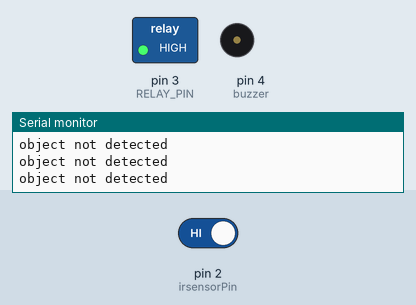
Recording of a sketch running on a simulated Arduino Uno, built with avr-gcc and run on an emulated ATmega328P. Shown: switched loads named in the sketch (green lamp = pin HIGH), buzzer (waves = sounding, pin HIGH), the last lines printed to the serial monitor. The test bench sets the inputs (shaded band); at power-on: pin 2 (irsensorPin) HIGH.

Above: at 1.2 s.
1.3 s: pin 2 (irsensorPin) driven LOW
At 3.7 s:
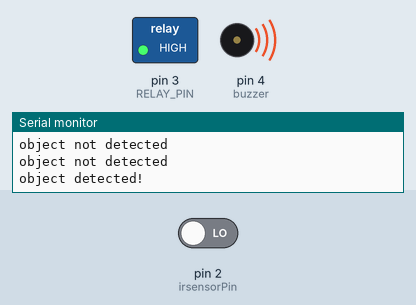
4.3 s: pin 2 (irsensorPin) driven HIGH
At 5.35 s:
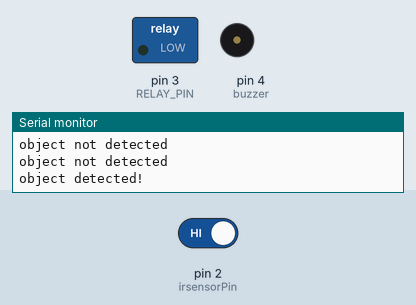
Timing chart, 0 to 7.3 s (numbered marks = the images above; inputs shaded):
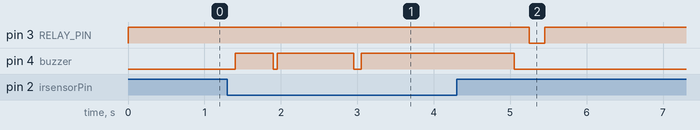

The sketch:

accdient_control_alarm.ino
```cpp
const int RELAY_PIN = 3;
const int irsensorPin = 2;
const int buzzer = 4;

void setup(){
  Serial.begin(9600);
  pinMode(irsensorPin, INPUT);
  pinMode(RELAY_PIN, OUTPUT);
  pinMode(buzzer, OUTPUT);
  }

  void loop(){
    int sensorvalue = digitalRead(irsensorPin);
    if(sensorvalue == LOW){

      Serial.println("object detected!");
      digitalWrite(buzzer, HIGH);
      delay(500);
      digitalWrite(buzzer, LOW);
      delay(50);
      digitalWrite(buzzer, HIGH);
      delay(1000);
      digitalWrite(buzzer, LOW);
      delay(100);
      digitalWrite(buzzer, HIGH);
      delay(2000);
      digitalWrite(buzzer, LOW);
      delay(200);
      if (sensorvalue == LOW) {
        digitalWrite(RELAY_PIN, LOW);
        digitalWrite(buzzer, LOW);
        }
    }
    else
    {
      digitalWrite(RELAY_PIN, HIGH);
      Serial.println("object not detected");
    }
    digitalWrite(buzzer, LOW);
    delay(200);
    }
```

Measured:
- after the input at 1.3 s, pin 4 (buzzer): goes HIGH 0.50 s, LOW 0.05 s, HIGH 1.0 s, LOW 0.10 s, then HIGH, starting after 0.10 s
- after the input at 4.3 s, pin 4 (buzzer): goes on until 5.1 s, then stays LOW
